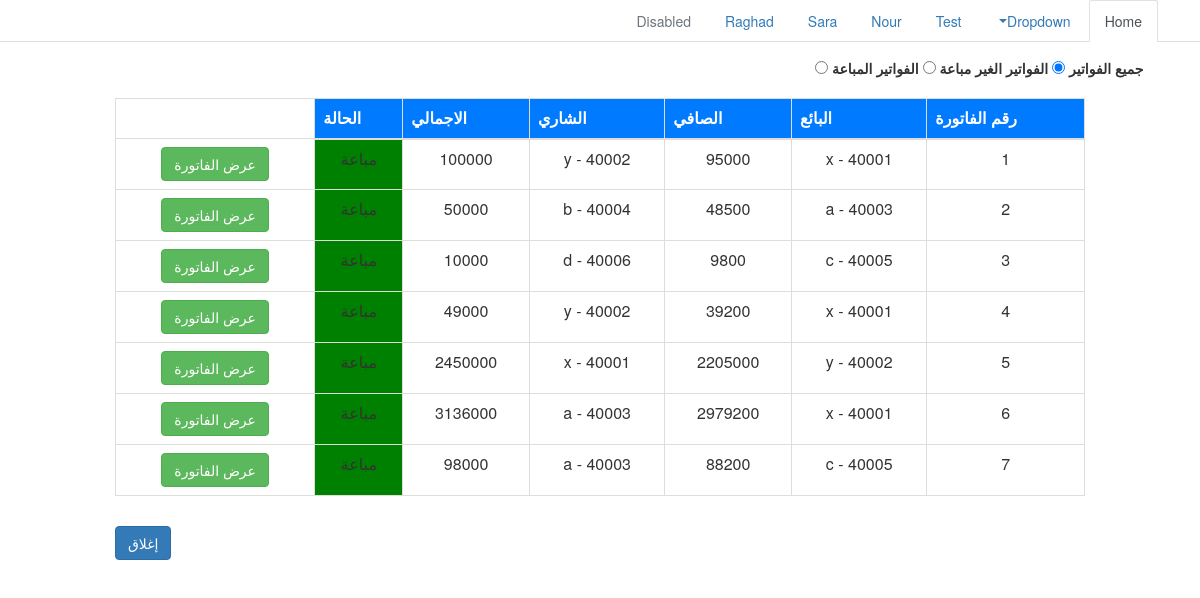
The app's page /bills_list.php with its own data.
### tables this page shows
CREATE TABLE `bills` (
  `id` int(11) NOT NULL AUTO_INCREMENT,
  `code` varchar(250) DEFAULT NULL,
  `buyer_id` int(10) unsigned NOT NULL,
  `seller_id` int(10) unsigned NOT NULL,
  `buyer_type_pay` varchar(250) DEFAULT NULL,
  `seller_type_pay` varchar(250) DEFAULT NULL,
  `buyer_note` varchar(250) DEFAULT NULL,
  `seller_note` varchar(250) DEFAULT NULL,
  `total_price` varchar(255) DEFAULT NULL,
  `currency` varchar(250) NOT NULL DEFAULT 'ليرة سورية',
  `com_ratio` varchar(250) DEFAULT NULL,
  `com_value` varchar(250) DEFAULT NULL,
  `real_price` varchar(250) DEFAULT NULL,
  `note` varchar(255) DEFAULT NULL,
  `date` date DEFAULT NULL,
  `created_at` timestamp NOT NULL DEFAULT current_timestamp(),
  `updated_at` timestamp NOT NULL DEFAULT current_timestamp(),
  PRIMARY KEY (`id`)
);

CREATE TABLE `accounts` (
  `id` int(11) NOT NULL AUTO_INCREMENT,
  `code` varchar(250) NOT NULL,
  `name` varchar(250) DEFAULT NULL,
  `maden` varchar(250) DEFAULT NULL,
  `daen` varchar(250) DEFAULT NULL,
  `phone` varchar(250) DEFAULT NULL,
  `email` varchar(250) DEFAULT NULL,
  `account_id` int(11) NOT NULL DEFAULT 0,
  `city` varchar(250) DEFAULT NULL,
  `state` varchar(250) DEFAULT NULL,
  `location` varchar(250) DEFAULT NULL,
  `note` varchar(250) DEFAULT NULL,
  `type` varchar(250) NOT NULL,
  `created_at` timestamp NOT NULL DEFAULT current_timestamp(),
  `updated_at` timestamp NOT NULL DEFAULT current_timestamp(),
  PRIMARY KEY (`id`)
);

### sql/sql_queries.php (called while the page is built, shortened)
<?php
function select($table , $columns =' * ')
{
    $col = $columns;
    $sql="select $col  from ";
    if(!is_array($table))
          return $sql . $table;
     else
         $sql = $sql . getStrFromList($table);
     return $sql;
}
function where($column,$value,$op="=")
{
  return " where $column " . " " .$op . " '$value'";
}
function selectWhereId( $table , $id)
{
    return select( $table) . where("id", $id);
}
?>

### bills_list.php (the view, shortened to what this page needs)
<?php
include('include/nav.php');
?>
<!DOCTYPE html>
<html dir="rtl" lang="ar">
<head>
    <link rel="stylesheet" href="css/bootstrap.min.css">
    <link rel="stylesheet" href="https://maxcdn.bootstrapcdn.com/bootstrap/3.4.1/css/bootstrap.min.css">
</head>
<body>
    <form action="" method="POST">
        <div class="container-fluid">
            <div class="row py-4">
                <div class="col-4">
                    <label for="all_bills">جميع الفواتير</label>
                    <input name="search_bill" value="all_bills" id="all_bills" type="radio" checked />
                    <label for="not_sell_bills">الفواتير الغير مباعة</label>
                    <input name="search_bill" value="not_sell_bills" id="not_sell_bills" type="radio" />
                    <label for="sell_bills">الفواتير المباعة</label>
                    <input name="search_bill" value="sell_bills" id="sell_bills"  type="radio" />
                </div>
                <div class="col-6">
                </div>
            </div>
            <div class="row justify-content-center">
                <div class="col-10">
                    <table class=" text-center table table-bordered table-hover">
                        <thead class="text-center bg-primary ">
                            <tr>
                                <th scope="col">رقم الفاتورة</th>
                                <th scope="col">البائع</th>
                                <th scope="col">الصافي</th>
                                <th scope="col">الشاري</th>
                                <th scope="col">الاجمالي</th>
                                <th scope="col">الحالة</th>
                            </tr>
                        </thead>
                        <tbody id="show">
                            <?php
                            $select_all_bills_query = select('bills');
                            $select_all_bills_exec = mysqli_query($con, $select_all_bills_query);
                            while ($row = mysqli_fetch_array($select_all_bills_exec)) {
                                echo "<tr>";
                                echo "<td>" . $row['code'] . "</td>";
                                $select_seller_query = selectWhereId('accounts', $row['seller_id']);
                                $select_seller_exec = mysqli_query($con, $select_seller_query);
                                $seller = mysqli_fetch_array($select_seller_exec);
                                echo "<td>" . $seller['code'] . " - " . $seller['name'] . "</td>";
                                echo "<td>" . $row['real_price'] . "</td>";
                                if ($row['buyer_id'] != '0') {
                                    $select_buyer_query = selectWhereId('accounts', $row['buyer_id']);
                                    $select_buyer_exec = mysqli_query($con, $select_buyer_query);
                                    $buyer = mysqli_fetch_array($select_buyer_exec);
                                    echo "<td>" . $buyer['code'] . " - " . $buyer['name'] . "</td>";
                                } else {
                                    echo "<td>" . "لا يوجد مشتري" . "</td>";
                                }
                                echo "<td>" . $row['total_price'] . "</td>";
                                if ($row['buyer_id'] != '0') {
                                    echo "<td style='background-color:green'>" . "مباعة" . "</td><td>
                                        <a href='com_bill_open.php?id=" . $row['id'] . "'><button type='button' class='btn btn-success'>عرض الفاتورة</button></a>
                                        </td>";
                                } else {
                                    echo "<td style='background-color:red'>" . "غير مباعة" . "</td><td>
                                        <a href='com_bill_open.php?id=" . $row['id'] . "'><button type='button' class='btn btn-primary'>بيع الفاتورة</button></a>
                                        </td>";
                                }
                                echo "</tr>";
                            }
                            ?>
                        </tbody>
                    </table>
                </div>
            </div>
            <div class="row py-3">
                <div class="col-11 offset-8 ">
                    <button type="button" class="btn btn-primary" name="close">
                        إغلاق
                    </button>
                </div>
            </div>
        </div>
    </form>
</body>
</html>

### css/style.css (style rules this page uses)
* { direction: rtl; }

### records on screen
bills: code "1", accounts.code "40001", accounts.name "x", real_price "95000", accounts.code "40002", accounts.name "y", total_price "100000"
bills: code "2", accounts.name "a", real_price "48500", accounts.name "b", total_price "50000"
bills: code "3", accounts.code "40005", accounts.name "c", real_price "9800", accounts.name "d", total_price "10000"
bills: code "4", accounts.code "40001", accounts.name "x", real_price "39200", accounts.code "40002", accounts.name "y", total_price "49000"
bills: code "5", accounts.code "40002", accounts.name "y", real_price "2205000", accounts.code "40001", accounts.name "x", total_price "2450000"
bills: code "6", accounts.code "40001", accounts.name "x", real_price "2979200", accounts.name "a", total_price "3136000"
bills: code "7", accounts.code "40005", accounts.name "c", real_price "88200", accounts.name "a", total_price "98000"
